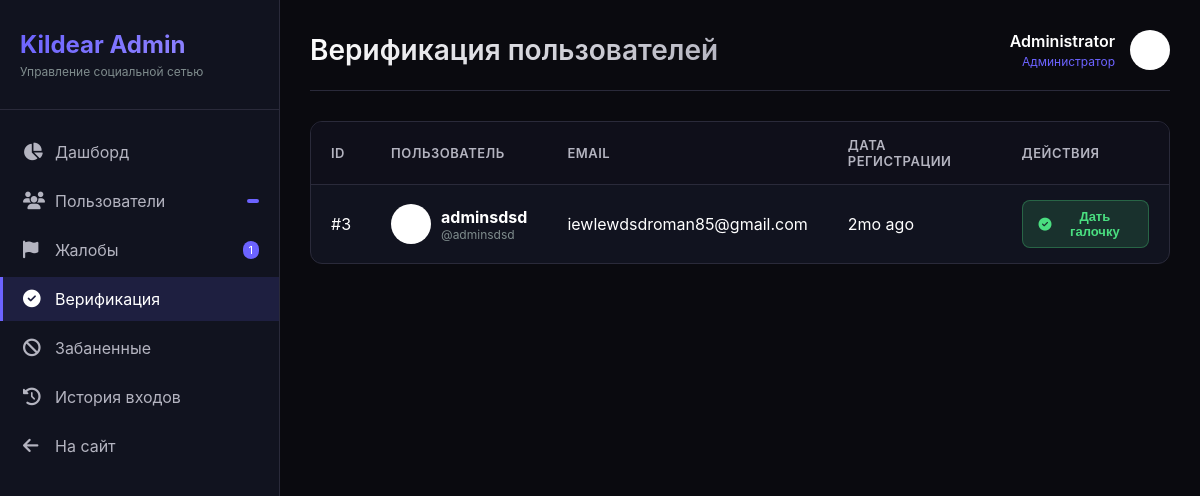
Page /admin/verification (signed in) on the earlier database version.
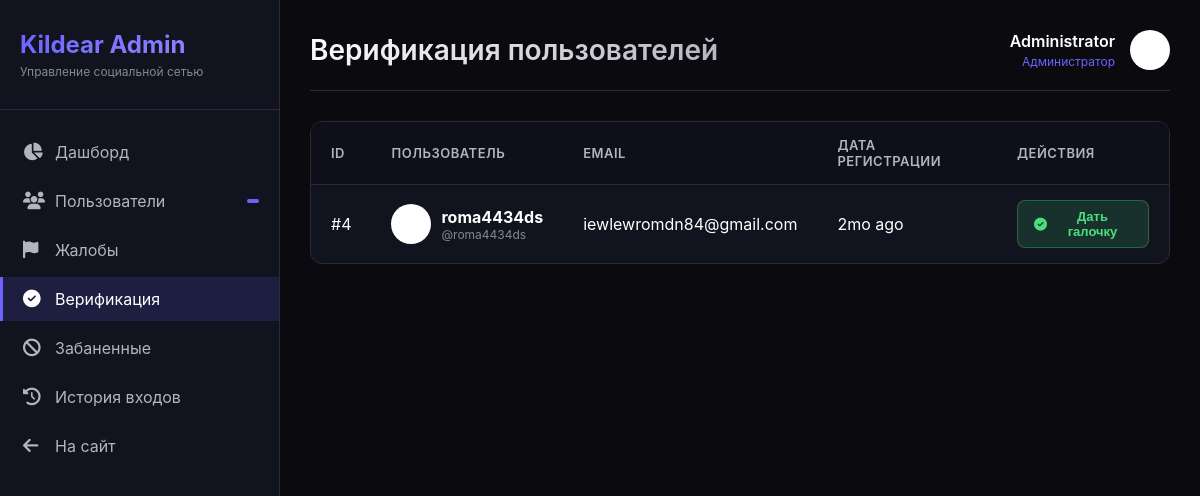
Same page on the later database version.
### app.py (models this page shows, shortened)
class User(UserMixin, db.Model):
    id = db.Column(db.Integer, primary_key=True)
    username = db.Column(db.String(40), unique=True, nullable=False)
    email = db.Column(db.String(120), unique=True, nullable=False)
    password_hash = db.Column(db.String(256), nullable=False)
    display_name = db.Column(db.String(60), default="")
    bio = db.Column(db.String(500), default="")
    preset_avatar = db.Column(db.Integer, default=1)
    preset_cover = db.Column(db.Integer, nullable=True)
    can_upload_custom_avatar = db.Column(db.Boolean, default=False)
    can_upload_custom_cover = db.Column(db.Boolean, default=False)
    custom_avatar = db.Column(db.String(300), nullable=True)
    custom_cover = db.Column(db.String(300), nullable=True)
    website = db.Column(db.String(200), default="")
    location = db.Column(db.String(100), default="")
    accent_color = db.Column(db.String(7), default="#6c63ff")
    is_private = db.Column(db.Boolean, default=False)
    is_verified = db.Column(db.Boolean, default=False)
    is_banned = db.Column(db.Boolean, default=False)
    is_admin = db.Column(db.Boolean, default=False)
    is_moderator = db.Column(db.Boolean, default=False)
    is_online = db.Column(db.Boolean, default=False)
    last_seen = db.Column(db.DateTime, default=datetime.utcnow)
    created_at = db.Column(db.DateTime, default=datetime.utcnow)
    two_factor_enabled = db.Column(db.Boolean, default=False)
    two_factor_secret = db.Column(db.String(32), nullable=True)
    following = db.relationship(
        "User", secondary=follows,
        primaryjoin=follows.c.follower_id == id,
        secondaryjoin=follows.c.followed_id == id,
        backref=db.backref("followers", lazy="dynamic"),
        lazy="dynamic"
    )
    blocked_users = db.relationship(
        "User", secondary=blocks,
        primaryjoin=blocks.c.blocker_id == id,
        secondaryjoin=blocks.c.blocked_id == id,
        backref=db.backref("blocked_by", lazy="dynamic"),
        lazy="dynamic"
    )
    posts = db.relationship("Post", backref="author", lazy="dynamic", foreign_keys="Post.user_id")
    sent_msgs = db.relationship("Message", backref="sender", lazy="dynamic", foreign_keys="Message.sender_id")
    recv_msgs = db.relationship("Message", backref="receiver", lazy="dynamic", foreign_keys="Message.receiver_id")
    notifications = db.relationship("Notification", backref="recipient", lazy="dynamic",
                                    foreign_keys="Notification.user_id")
    comments = db.relationship("Comment", backref="author", lazy="dynamic")
    owned_groups = db.relationship("Group", backref="owner", lazy="dynamic")
    owned_channels = db.relationship("Channel", backref="owner", lazy="dynamic")
    login_history = db.relationship("LoginHistory", backref="user", lazy="dynamic")

### app.py (the view)
@app.route("/admin/verification")
@login_required
@admin_required
def admin_verification():
    page = request.args.get("page", 1, type=int)
    users = User.query.filter_by(is_verified=False, is_banned=False).order_by(User.created_at.desc()).paginate(
        page=page, per_page=20)
    return render_template("admin/verification.html", users=users)

### app.py (called while the page is built)
@app.template_filter('timeago')
def timeago_filter(date):
    if not date:
        return 'recently'
    now = datetime.utcnow()
    diff = now - date
    if diff.days > 365:
        return f"{diff.days // 365}y ago"
    elif diff.days > 30:
        return f"{diff.days // 30}mo ago"
    elif diff.days > 0:
        return f"{diff.days}d ago"
    elif diff.seconds > 3600:
        return f"{diff.seconds // 3600}h ago"
    elif diff.seconds > 60:
        return f"{diff.seconds // 60}m ago"
    else:
        return "just now"

def admin_required(f):
    @wraps(f)
    def decorated_function(*args, **kwargs):
        if not current_user.is_authenticated or not current_user.is_admin:
            abort(403)
        return f(*args, **kwargs)
    return decorated_function

def get_client_ip():
    if request.headers.get('X-Forwarded-For'):
        return request.headers.get('X-Forwarded-For').split(',')[0].strip()
    return request.remote_addr or '0.0.0.0'

@login_mgr.user_loader
def load_user(user_id):
    return db.session.get(User, int(user_id))

### templates/admin/verification.html (shortened to what this page needs)
{% extends "admin/base_admin.html" %}
{% block header %}Верификация пользователей{% endblock %}
{% block content %}
<div class="admin-table-container">
    <table class="admin-table">
        <thead>
            <tr>
                <th>ID</th>
                <th>Пользователь</th>
                <th>Email</th>
                <th>Дата регистрации</th>
                <th>Действия</th>
            </tr>
        </thead>
        <tbody>
            {% for user in users.items %}
            <tr>
                <td>#{{ user.id }}</td>
                <td>
                    <div style="display: flex; align-items: center; gap: 10px;">
                        <img src="{{ user.avatar or '/static/default_avatar.png' }}" style="width: 40px; height: 40px; border-radius: 50%;">
                        <div>
                            <strong>{{ user.display_name or user.username }}</strong>
                            <div style="font-size: 12px; color: #7f8c8d;">@{{ user.username }}</div>
                        </div>
                    </div>
                </td>
                <td>{{ user.email }}</td>
                <td>{{ user.created_at|timeago }}</td>
                <td>
                    <form method="POST" action="{{ url_for('admin_toggle_verify', user_id=user.id) }}" style="display: inline;">
                        <button type="submit" class="admin-btn admin-btn-success" onclick="return confirm('Верифицировать пользователя {{ user.username }}?')">
                            <i class="fa-solid fa-check-circle"></i> Дать галочку
                        </button>
                    </form>
                </td>
            </tr>
            {% else %}
            <tr>
                <td colspan="5" style="text-align: center; color: #7f8c8d;">Нет пользователей, ожидающих верификации</td>
            </tr>
            {% endfor %}
        </tbody>
    </table>
</div>
{% endblock %}

### templates/admin/base_admin.html (shortened to what this page needs)
<!DOCTYPE html>
<html lang="ru">
<head>
    <link rel="stylesheet" href="https://cdnjs.cloudflare.com/ajax/libs/font-awesome/6.4.0/css/all.min.css">
</head>
<body>
    <div class="admin-layout">
        <div class="admin-sidebar">
            <div class="admin-logo">
                <h2>Kildear Admin</h2>
                <p>Управление социальной сетью</p>
            </div>
            <ul class="admin-nav">
                <li class="admin-nav-item">
                    <a href="{{ url_for('admin_dashboard') }}" class="admin-nav-link {% if request.endpoint == 'admin_dashboard' %}active{% endif %}">
                        <i class="fa-solid fa-chart-pie"></i>
                        <span>Дашборд</span>
                    </a>
                </li>
                <li class="admin-nav-item">
                    <a href="{{ url_for('admin_users') }}" class="admin-nav-link {% if request.endpoint == 'admin_users' %}active{% endif %}">
                        <i class="fa-solid fa-users"></i>
                        <span>Пользователи</span>
                        <span class="admin-badge">{{ stats.total_users if stats else 0 }}</span>
                    </a>
                </li>
                <li class="admin-nav-item">
                    <a href="{{ url_for('admin_reports') }}" class="admin-nav-link {% if request.endpoint == 'admin_reports' %}active{% endif %}">
                        <i class="fa-solid fa-flag"></i>
                        <span>Жалобы</span>
                        {% if stats and stats.total_reports %}
                        <span class="admin-badge">{{ stats.total_reports }}</span>
                        {% endif %}
                    </a>
                </li>
                <li class="admin-nav-item">
                    <a href="{{ url_for('admin_verification') }}" class="admin-nav-link {% if request.endpoint == 'admin_verification' %}active{% endif %}">
                        <i class="fa-solid fa-check-circle"></i>
                        <span>Верификация</span>
                    </a>
                </li>
                <li class="admin-nav-item">
                    <a href="{{ url_for('admin_banned') }}" class="admin-nav-link {% if request.endpoint == 'admin_banned' %}active{% endif %}">
                        <i class="fa-solid fa-ban"></i>
                        <span>Забаненные</span>
                    </a>
                </li>
                <li class="admin-nav-item">
                    <a href="{{ url_for('admin_logs') }}" class="admin-nav-link {% if request.endpoint == 'admin_logs' %}active{% endif %}">
                        <i class="fa-solid fa-history"></i>
                        <span>История входов</span>
                    </a>
                </li>
                <li class="admin-nav-item">
                    <a href="{{ url_for('index') }}" class="admin-nav-link">
                        <i class="fa-solid fa-arrow-left"></i>
                        <span>На сайт</span>
                    </a>
                </li>
            </ul>
        </div>
        <div class="admin-main">
            <div class="admin-header">
                <h1>{% block header %}Панель управления{% endblock %}</h1>
                <div class="admin-user">
                    <div class="admin-user-info">
                        <div class="admin-user-name">{{ current_user.display_name or current_user.username }}</div>
                        <div class="admin-user-role">Администратор</div>
                    </div>
                    <img src="{{ current_user.avatar or '/static/default_avatar.png' }}" alt="Admin">
                </div>
            </div>
            {% block content %}{% endblock %}
        </div>
    </div>
</body>
</html>

Differences in the rows shown:
no longer on this page (row edited): User: id "3", display_name "adminsdsd", username "adminsdsd", email "iewlewdsdroman85@gmail.com", created_at "2mo ago"
added User: id "4", display_name "roma4434ds", username "roma4434ds", email "iewlewromdn84@gmail.com", created_at "2mo ago"
Other differences:
{{ stats.total_reports }}: "1" → (not shown)
